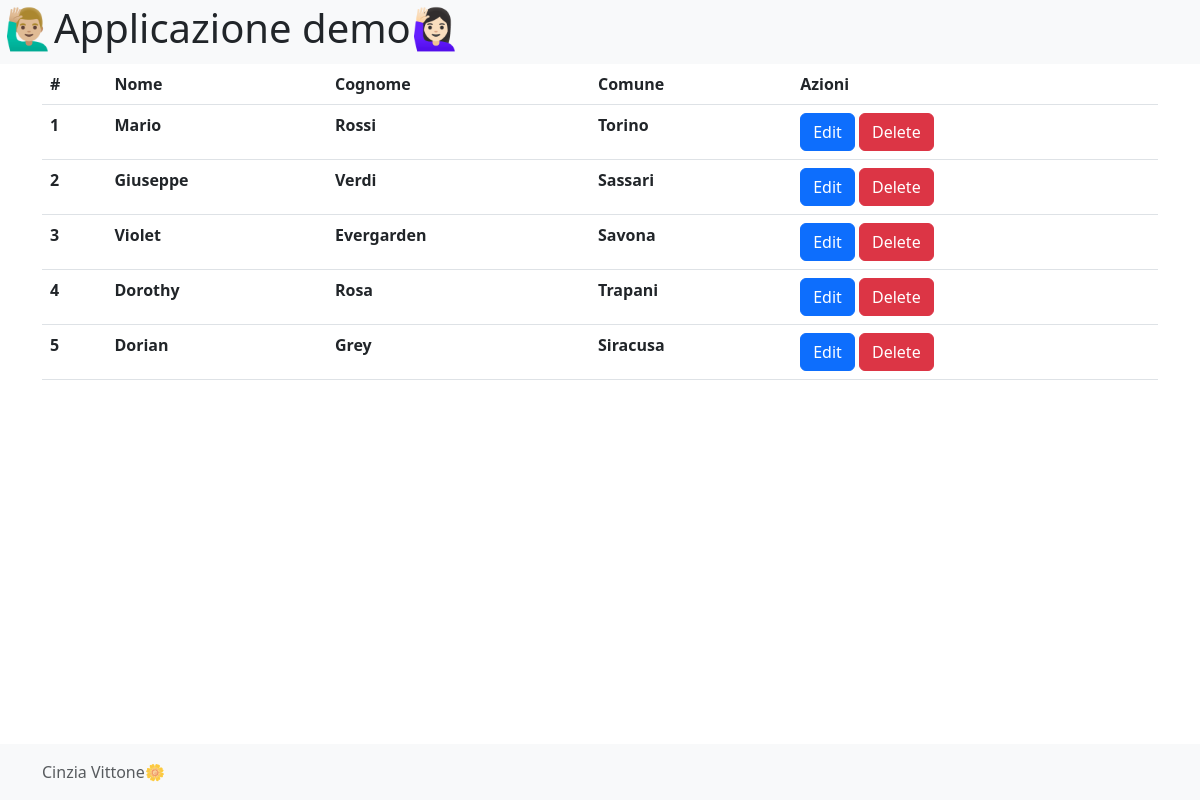
/form_in_php/index_user.php, run on the app's committed database.
### tables this page shows
CREATE TABLE `user` (
  `user_id` int(10) NOT NULL,
  `first_name` varchar(255) NOT NULL,
  `last_name` varchar(255) NOT NULL,
  `birthday` date NOT NULL,
  `birth_city` varchar(255) NOT NULL,
  `id_regione` int(11) NOT NULL,
  `provincia_id` int(11) NOT NULL,
  `gender` enum('M','F') NOT NULL,
  `username` varchar(255) NOT NULL,
  `password` varchar(255) NOT NULL
);

### form_in_php/class/crud/UserCRUD.php (called while the page is built, shortened)
<?php
class UserCRUD{
    public function read(int $user_id = null):User|array|bool
    {
        $conn = new \PDO(DB_DSN, DB_USER, DB_PASSWORD);
        if(!is_null($user_id)){
            $query = "SELECT * FROM user WHERE user_id = :user_id";
            $stm = $conn -> prepare($query);
            $stm -> bindValue(':user_id', $user_id, PDO::PARAM_INT);
            $stm -> execute();
            $result = $stm -> fetchAll(PDO::FETCH_CLASS, User::class);
            if(count($result)==1){
                return $result[0];
            }
            if(count($result)>1){
                throw new \Exception("Chiave primaria duplicata", 1);
            }
            if(count($result)===0){
                return false;
            }
        }else{
            $query = "SELECT * FROM user";
            $stm = $conn -> prepare($query);
            $stm -> execute();
            $result = $stm -> fetchAll(PDO::FETCH_CLASS, User::class);
            return $result;
        }
    }
}
?>

### form_in_php/autoload.php (called while the page is built, shortened)
<?php
spl_autoload_register(function($className){
    $className = str_replace("\\", "/", __DIR__."/class/". $className . ".php");
});
?>

### form_in_php/index_user.php (the view, shortened to what this page needs)
<?php
require "./autoload.php";
$users = (new UserCRUD())->read();
?>
<?php require "./class/views/head_view.php" ?>
<table class="table">
    <tr>
        <th>#</th>
        <th>Nome</th>
        <th>Cognome</th>
        <th>Comune</th>
        <th>Azioni</th>
    </tr>
    <?php foreach ($users as $user) { ?>
    <tr>
        <th><?php echo $user->user_id?></th>
        <th><?php echo $user->first_name?></th>
        <th><?php echo $user->last_name?></th>
        <th><?php echo $user->birth_city?></th>
        <td>
            <a href= "edit_user.php?user_id=<?=$user -> user_id?>" class="btn btn-primary btn-xs">Edit</a>
            <a href= "delete_user.php?user_id=<?=$user -> user_id?>" class="btn btn-danger btn-xs">Delete</button>
        </td>
    </tr>
    <?php }?>
</table>
<?php require "./class/views/footer_view.php" ?>

### form_in_php/class/views/head_view.php (shortened to what this page needs)
<!doctype html>
<html lang="en">
<head>
     <link href="https://cdn.jsdelivr.net/npm/bootstrap@5.3.0-alpha1/dist/css/bootstrap.min.css" rel="stylesheet">
     <link href="assets/css/style.css" rel="stylesheet">
</head>
<body>
     <header class="bg-light p-1">
          <h1 class="display-6">🙋🏼‍♂️Applicazione demo🙋🏻‍♀️ </h1>
     </header>
     <main class="container">

### form_in_php/class/views/footer_view.php (shortened to what this page needs)
</main>
<footer class="footer-bottom footer mt-auto py-3 bg-light">
  <div class="container">
    <span class="text-muted">Cinzia Vittone🌼</span>
  </div>
</footer>
</body>
</html>

### form_in_php/assets/css/style.css (style rules this page uses)
body { padding-bottom: 4rem; }
.footer-bottom { position:fixed; width: 100%; bottom: 0; }

### data on the page
user: user_id "1", first_name "Mario", last_name "Rossi", birth_city "Torino"
user: user_id "2", first_name "Giuseppe", last_name "Verdi", birth_city "Sassari"
user: user_id "3", first_name "Violet", last_name "Evergarden", birth_city "Savona"
user: user_id "4", first_name "Dorothy", last_name "Rosa", birth_city "Trapani"
user: user_id "5", first_name "Dorian", last_name "Grey", birth_city "Siracusa"
